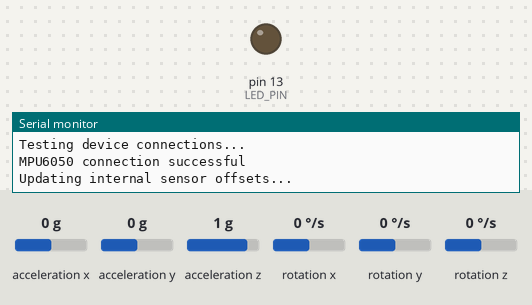
The sketch below on a simulated Arduino Uno, built with avr-gcc and run on an emulated ATmega328P. On the bench: output pins drawn as LEDs (lit = HIGH), the last lines printed to the serial monitor. The test bench sets the inputs (shaded band); at power-on: acceleration x 0 g, acceleration y 0 g, acceleration z 1 g, rotation x 0 °/s, rotation y 0 °/s, rotation z 0 °/s.

Above: at 3.1 s.
At 42.4 s:
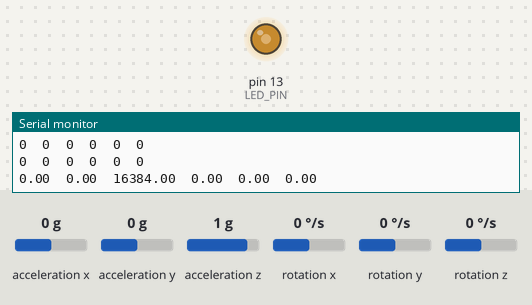
Timing chart, 0 to 54.4 s (numbered marks = the images above):
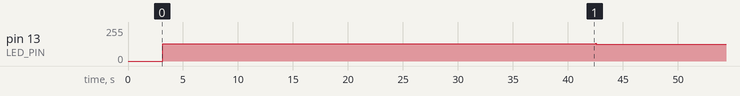

The sketch:

MPU6050_raw_Kalman.ino
```cpp
// I2C device class (I2Cdev) demonstration Arduino sketch for MPU6050 class
// 10/7/2011 by Jeff Rowberg <jeff@rowberg.net>
// Updates should (hopefully) always be available at https://github.com/jrowberg/i2cdevlib
//
// Changelog:
//      2013-05-08 - added multiple output formats
//                 - added seamless Fastwire support
//      2011-10-07 - initial release

/* ============================================
I2Cdev device library code is placed under the MIT license
Copyright (c) 2011 Jeff Rowberg

Permission is hereby granted, free of charge, to any person obtaining a copy
of this software and associated documentation files (the "Software"), to deal
in the Software without restriction, including without limitation the rights
to use, copy, modify, merge, publish, distribute, sublicense, and/or sell
copies of the Software, and to permit persons to whom the Software is
furnished to do so, subject to the following conditions:

The above copyright notice and this permission notice shall be included in
all copies or substantial portions of the Software.

THE SOFTWARE IS PROVIDED "AS IS", WITHOUT WARRANTY OF ANY KIND, EXPRESS OR
IMPLIED, INCLUDING BUT NOT LIMITED TO THE WARRANTIES OF MERCHANTABILITY,
FITNESS FOR A PARTICULAR PURPOSE AND NONINFRINGEMENT. IN NO EVENT SHALL THE
AUTHORS OR COPYRIGHT HOLDERS BE LIABLE FOR ANY CLAIM, DAMAGES OR OTHER
LIABILITY, WHETHER IN AN ACTION OF CONTRACT, TORT OR OTHERWISE, ARISING FROM,
OUT OF OR IN CONNECTION WITH THE SOFTWARE OR THE USE OR OTHER DEALINGS IN
THE SOFTWARE.
===============================================
*/

// I2Cdev and MPU6050 must be installed as libraries, or else the .cpp/.h files
// for both classes must be in the include path of your project
#include "I2Cdev.h"
#include "MPU6050.h"

// Arduino Wire library is required if I2Cdev I2CDEV_ARDUINO_WIRE implementation
// is used in I2Cdev.h
#if I2CDEV_IMPLEMENTATION == I2CDEV_ARDUINO_WIRE
    #include "Wire.h"
#endif

// class default I2C address is 0x68
// specific I2C addresses may be passed as a parameter here
// AD0 low = 0x68 (default for InvenSense evaluation board)
// AD0 high = 0x69
MPU6050 accelgyro;
//MPU6050 accelgyro(0x69); // <-- use for AD0 high

int16_t ax, ay, az;
int16_t gx, gy, gz;


// uncomment "OUTPUT_READABLE_ACCELGYRO" if you want to see a tab-separated
// list of the accel X/Y/Z and then gyro X/Y/Z values in decimal. Easy to read,
// not so easy to parse, and slow(er) over UART.
// #define OUTPUT_READABLE_ACCELGYRO

// uncomment "OUTPUT_BINARY_ACCELGYRO" to send all 6 axes of data as 16-bit
// binary, one right after the other. This is very fast (as fast as possible
// without compression or data loss), and easy to parse, but impossible to read
// for a human.
//#define OUTPUT_BINARY_ACCELGYRO


#define LED_PIN 13
bool blinkState = false;

double m_SDofXNoise = 5.0;
double m_Xxk1;
double m_Xpk1;
double m_Yxk1;
double m_Ypk1;
double m_Zxk1;
double m_Zpk1;

long axVal;
long ayVal;
long azVal;
long gxVal;
long gyVal;
long gzVal;

int nVals;

void setup() {


    // join I2C bus (I2Cdev library doesn't do this automatically)
    #if I2CDEV_IMPLEMENTATION == I2CDEV_ARDUINO_WIRE
        Wire.begin();
    #elif I2CDEV_IMPLEMENTATION == I2CDEV_BUILTIN_FASTWIRE
        Fastwire::setup(400, true);
    #endif

    // initialize serial communication
    // (38400 chosen because it works as well at 8MHz as it does at 16MHz, but
    // it's really up to you depending on your project)
    Serial.begin(9600);

    delay(3000);

    // initialize device
    Serial.println("Initializing I2C devices...");

    accelgyro.initialize();

    // verify connection
    Serial.println("Testing device connections...");
    Serial.println(accelgyro.testConnection() ? "MPU6050 connection successful" : "MPU6050 connection failed");

    // use the code below to change accel/gyro offset values

    Serial.println("Updating internal sensor offsets...");
    // -76	-2359	1688	0	0	0
    Serial.print(accelgyro.getXAccelOffset()); Serial.print("\t"); // -76
    Serial.print(accelgyro.getYAccelOffset()); Serial.print("\t"); // -2359
    Serial.print(accelgyro.getZAccelOffset()); Serial.print("\t"); // 1688
    Serial.print(accelgyro.getXGyroOffset()); Serial.print("\t"); // 0
    Serial.print(accelgyro.getYGyroOffset()); Serial.print("\t"); // 0
    Serial.print(accelgyro.getZGyroOffset()); Serial.print("\t"); // 0
    Serial.print("\n");
    //accelgyro.setXGyroOffset(220);
    //accelgyro.setYGyroOffset(76);
    //accelgyro.setZGyroOffset(-85);

    //- Repeat this process until your program is returning 0 for every gyro,
    // 0 for X and Y accel, and +16384 for Z accel.

    accelgyro.setXAccelOffset(-612);
    accelgyro.setYAccelOffset(-397);
    accelgyro.setZAccelOffset(2088);

    accelgyro.setXGyroOffset(58);
    accelgyro.setYGyroOffset(-29);
    accelgyro.setZGyroOffset(-147);


    Serial.print(accelgyro.getXAccelOffset()); Serial.print("\t"); // -76
    Serial.print(accelgyro.getYAccelOffset()); Serial.print("\t"); // -2359
    Serial.print(accelgyro.getZAccelOffset()); Serial.print("\t"); // 1688
    Serial.print(accelgyro.getXGyroOffset()); Serial.print("\t"); // 0
    Serial.print(accelgyro.getYGyroOffset()); Serial.print("\t"); // 0
    Serial.print(accelgyro.getZGyroOffset()); Serial.print("\t"); // 0
    Serial.print("\n");


    // configure Arduino LED for
    pinMode(LED_PIN, OUTPUT);

    m_Xxk1 = 0.0;
    m_Xpk1 = 1.0;
    m_Yxk1 = 0.0;
    m_Ypk1 = 1.0;
    m_Zxk1 = 0.0;
    m_Zpk1 = 1.0;

 axVal = 0;
 ayVal = 0;
 azVal = 0;
 gxVal = 0;
 gyVal = 0;
 gzVal = 0;
 nVals = 0;
}

double ProcessX(double xD)
{
        // Kalman produce x value...
        //m_Xxk1 = 0.0;
        //m_Xpk1 = 1.0;
        double xZ = xD; // Current measured value
        double xXkMinus1 = m_Xxk1; // xk-1
        double pkMinus1 = m_Xpk1; // p-1
        double xKk = pkMinus1 / (pkMinus1 + m_SDofXNoise);
        double newNewXValue = xXkMinus1 + (xKk*(xZ - xXkMinus1));
        double newErrorEstimate = (1 - xKk)*pkMinus1;
        m_Xxk1 = newNewXValue;
        m_Xpk1 = newErrorEstimate;
        return newNewXValue;
}
double ProcessY(double yD)
{
        // Kalman produce x value...
        double xZ = yD; // Current measured value
        double yXkMinus1 = m_Yxk1; // xk-1
        double pkMinus1 = m_Ypk1; // p-1
        double yKk = pkMinus1 / (pkMinus1 + m_SDofXNoise);
        double newNewXValue = yXkMinus1 + (yKk*(xZ - yXkMinus1));
        double newErrorEstimate = (1 - yKk)*pkMinus1;
        m_Yxk1 = newNewXValue;
        m_Ypk1 = newErrorEstimate;
        return newNewXValue;
}
double ProcessZ(double zD)
{
        // Kalman produce x value...
        double xZ = zD; // Current measured value
        double zXkMinus1 = m_Zxk1; // xk-1
        double pkMinus1 = m_Zpk1; // p-1
        double zKk = pkMinus1 / (pkMinus1 + m_SDofXNoise);
        double newNewXValue = zXkMinus1 + (zKk*(xZ - zXkMinus1));
        double newErrorEstimate = (1 - zKk)*pkMinus1;
        m_Zxk1 = newNewXValue;
        m_Zpk1 = newErrorEstimate;
        return newNewXValue;
}
void loop() {

// 269 / 4 = -67.75
// 100 / 4 = -25
// 590 / 4 = - 147.5


  // Accell
// 5221 = -660
// 3526 = -446
// -1969 250

    // read raw accel/gyro measurements from device
    accelgyro.getMotion6(&ax, &ay, &az, &gx, &gy, &gz);

    if (nVals < 5000)
    {
      axVal += ax;
      ayVal += ay;
      azVal += az;
      gxVal += gx;
      gyVal += gy;
      gzVal += gz;

      nVals++;
    }
    else
    {
      if (nVals == 5000)
      {
        Serial.print(axVal / 5000.0);Serial.print("\t");
        Serial.print(ayVal / 5000.0);Serial.print("\t");
        Serial.print(azVal / 5000.0);Serial.print("\t");

        Serial.print(gxVal / 5000.0);Serial.print("\t");
        Serial.print(gyVal / 5000.0);Serial.print("\t");
        Serial.print(gzVal / 5000.0);Serial.print("\n");

        //delay(10000);
        axVal =0;
        ayVal =0;
        azVal =0;
        gxVal =0;
        gyVal =0;
        gzVal =0;
        nVals =0;
      }

    }

    //ax = ProcessX(ax);
    //ay = ProcessY(ay);
    //az = ProcessZ(az);

/*
double m_XD = 0.0;
        m_XD = ProcessX(0.39);
        Serial.println(m_XD);
        m_XD = ProcessX( 0.5);
        Serial.println(m_XD);
        m_XD = ProcessX( 0.48);
        Serial.println(m_XD);
        m_XD = ProcessX( 0.29);
        Serial.println(m_XD);
        m_XD = ProcessX( 0.25);
        Serial.println(m_XD);
        m_XD = ProcessX( 0.32);
        Serial.println(m_XD);
        m_XD = ProcessX( 0.34);
        Serial.println(m_XD);
        m_XD = ProcessX( 0.48);
        Serial.println(m_XD);
        m_XD = ProcessX( 0.41);
        Serial.println(m_XD);
        m_XD = ProcessX( 0.45);
        Serial.println(m_XD);
  */

    // these methods (and a few others) are also available
    //accelgyro.getAcceleration(&ax, &ay, &az);
    //accelgyro.getRotation(&gx, &gy, &gz);

    #ifdef OUTPUT_READABLE_ACCELGYRO
        // display tab-separated accel/gyro x/y/z values
        Serial.print("a/g:\t");
        Serial.print(ax); Serial.print("\t");
        Serial.print(ay); Serial.print("\t");
        Serial.print(az); Serial.print("\t");
        Serial.print(gx); Serial.print("\t");
        Serial.print(gy); Serial.print("\t");
        Serial.println(gz);
    #endif

    #ifdef OUTPUT_BINARY_ACCELGYRO
        Serial.write((uint8_t)(ax >> 8)); Serial.write((uint8_t)(ax & 0xFF));
        Serial.write((uint8_t)(ay >> 8)); Serial.write((uint8_t)(ay & 0xFF));
        Serial.write((uint8_t)(az >> 8)); Serial.write((uint8_t)(az & 0xFF));
        Serial.write((uint8_t)(gx >> 8)); Serial.write((uint8_t)(gx & 0xFF));
        Serial.write((uint8_t)(gy >> 8)); Serial.write((uint8_t)(gy & 0xFF));
        Serial.write((uint8_t)(gz >> 8)); Serial.write((uint8_t)(gz & 0xFF));
    #endif

    // blink LED to indicate activity
    blinkState = !blinkState;
    digitalWrite(LED_PIN, blinkState);
    //delay(25);
}
```
